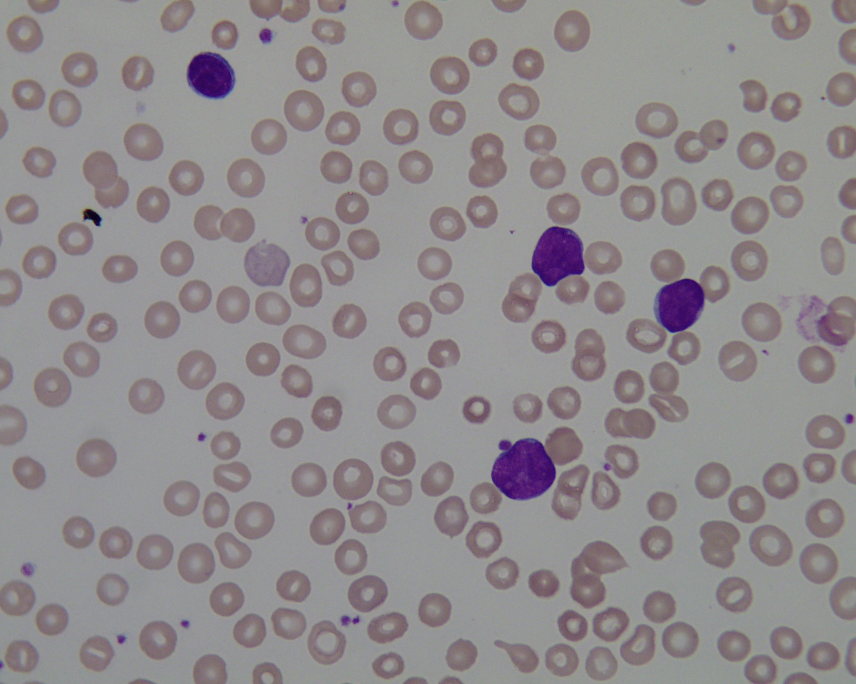
#> input picture test/Im024_1.jpg, 1712 x 1368 px (shown at 1/2 size)
$ python -i segment_wbcs.py   (imports and definitions only)
#> lines starting #> are read from the running program, lines starting #| are printed output that depends on the picture; after the words box and inside, x2 and y2 are one past the last pixel; in counts of white or black regions, pixels touching at a corner belong together
#> further down, picture is the input picture: shape (1368, 1712, 3); mean B, G, R 141.5, 139.3, 144.2
#!/usr/bin/env python3
# -*- coding: utf-8 -*-
"""
Created on Mon Jan  6 11:23:49 2020

@author: pmanescu
"""
import argparse
import os
import sys
import numpy as np
import csv
import cv2
import argparse
import imageio
from skimage.filters import threshold_otsu, threshold_mean, threshold_local, threshold_isodata
from skimage.measure import label, regionprops
from skimage.morphology import remove_small_objects, h_maxima
from scipy.ndimage.morphology import binary_fill_holes
from skimage.morphology import square
from skimage import morphology
from skimage.segmentation import clear_border
from sklearn.preprocessing import StandardScaler
from sklearn.decomposition import PCA
import time


parser = argparse.ArgumentParser(description='FastMal parasite segmentation')
# [5 lines not run here, left out]


# [13 lines left out: function crop_and_save2, not called in this run]


def crop_and_save3(complete_image, centroid, shapeid, output_dir, size=200):
    """ Crops and saves a region from an image """

    nx_0 = max(int(centroid[0] - size/2),0)
    ny_0 = max(int(centroid[1] - size/2),0)
    nx_1 = min(nx_0 + size, complete_image.shape[1])
    ny_1 = min(ny_0 + size, complete_image.shape[0])
    #roi_type = shape['type'].split(':')[-1]
    roi_file = os.path.join(output_dir, str(shapeid)+'.png')
    cropped_image = complete_image[ny_0:ny_1, nx_0: nx_1,:]
    cv2.imwrite(roi_file, cropped_image)


# [57 lines left out: functions crop_roi_mask, wbc_segmentation, not called in this run]


def wbc_segmentation_hsv(img, outputdir=None):
    hsv = cv2.cvtColor(img,cv2.COLOR_BGR2HSV)
#> hsv: shape (1368, 1712, 3); mean H, S, V 89.9, 19, 146.8
    gray=255-hsv[:,:,1]
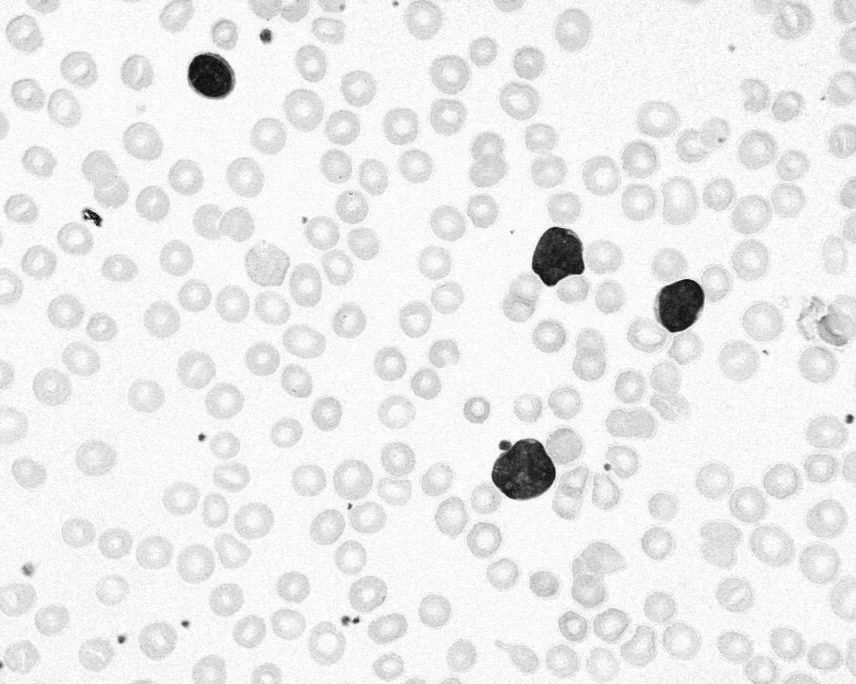
#> gray: shape (1368, 1712) (shown at 1/2 size); min 0, max 255, mean 236

    gray = cv2.GaussianBlur(gray,(5,5),0)
    ret, thresh = cv2.threshold(gray, 127, 255,cv2.THRESH_BINARY_INV)
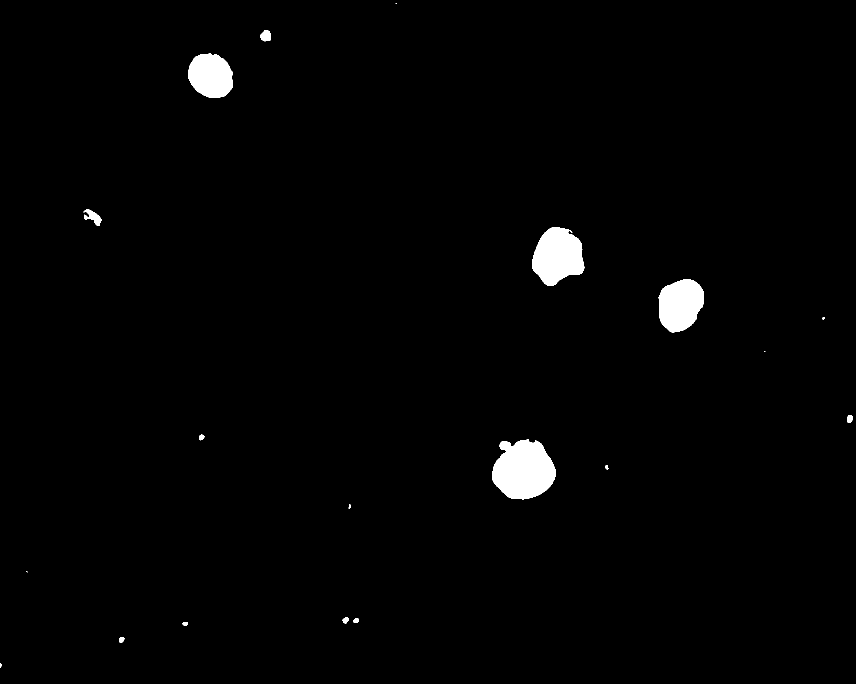
#> thresh: shape (1368, 1712) (shown at 1/2 size); 1.5% white; 19 white regions (3 under 20 px), largest, box (x1, y1, x2, y2) and area: (984, 879, 1111, 999) 11495, (1064, 454, 1169, 572) 8810, (1317, 558, 1408, 665) 7406


    thresh_clean=255*morphology.remove_small_objects(thresh.astype(bool), min_size=2500, connectivity=4).astype(np.uint8)
#> thresh_clean: shape (1368, 1712); 1.4% white; 4 white regions, box (x1, y1, x2, y2) and area: (984, 879, 1111, 999) 11495, (1064, 454, 1169, 572) 8810, (1317, 558, 1408, 665) 7406, (376, 107, 466, 196) 6238


    kernel = np.ones((5,5),np.uint8)
    opening = cv2.morphologyEx(thresh_clean,cv2.MORPH_OPEN,kernel, iterations = 2)
#> opening: shape (1368, 1712); 1.4% white; 4 white regions, box (x1, y1, x2, y2) and area: (984, 880, 1111, 998) 11456, (1065, 454, 1168, 571) 8763, (1318, 559, 1408, 664) 7389, (377, 109, 465, 195) 6183
    sure_bg = cv2.erode(opening,kernel,iterations=2)
#> sure_bg: shape (1368, 1712); 1.2% white; 4 white regions, box (x1, y1, x2, y2) and area: (988, 884, 1107, 994) 9360, (1069, 458, 1164, 567) 7067, (1322, 563, 1404, 660) 5893, (381, 113, 461, 191) 4855
    dist_transform = cv2.distanceTransform(opening,cv2.DIST_L2,5)
    h_max = h_maxima(dist_transform, 1)
#> h_max: shape (1368, 1712); values 0 (black) and 1 (white), 0% white in thin lines or dots, all inside (x1, y1, x2, y2) = (419, 149, 1359, 942)
    h_max = cv2.dilate(h_max,kernel, iterations=3)
#> h_max: shape (1368, 1712); values 0 (black) and 1 (white), 0.04% white; 5 white regions, box (x1, y1, x2, y2) and area: (413, 143, 429, 158) 228, (1110, 502, 1124, 516) 194, (1352, 601, 1365, 614) 169, (1004, 885, 1017, 898) 169, (1045, 935, 1058, 948) 169
    # [5 lines of commented-out code are left out]
    ret, sure_fg = cv2.threshold(h_max,0.3*h_max.max(),255,0)
    sure_fg = np.uint8(sure_fg)
    unknown = cv2.subtract(sure_bg,sure_fg)
#> unknown: shape (1368, 1712); 1.1% white; 4 white regions, box (x1, y1, x2, y2) and area: (988, 884, 1107, 994) 9096, (1069, 458, 1164, 567) 6873, (1322, 563, 1404, 660) 5724, (381, 113, 461, 191) 4627
    ret, markers = cv2.connectedComponents(sure_fg)
#> markers: shape (1368, 1712) int32; 6 distinct labels, from 0 to 5
#> ret = 6
    markers = markers+1
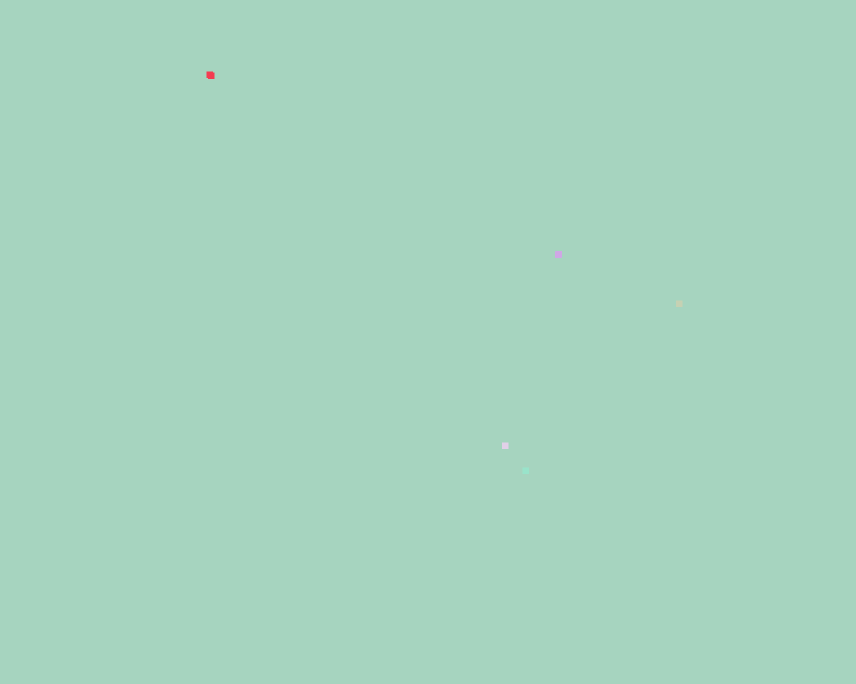
#> markers: shape (1368, 1712) int32 (shown at 1/2 size); 6 distinct labels, from 1 to 6; one colour per label, 0 black
    markers[unknown==255] = 0
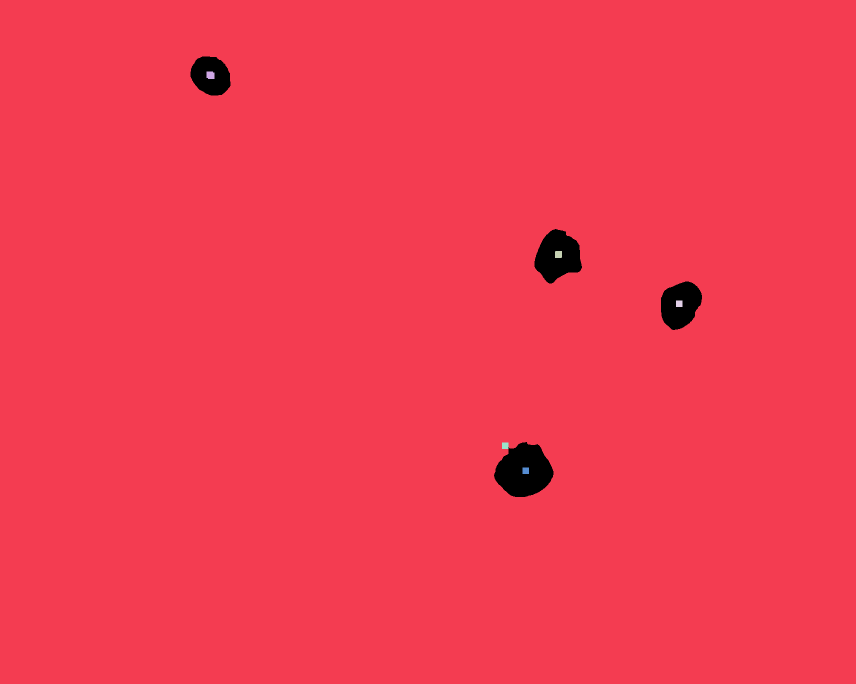
#> markers: shape (1368, 1712) int32 (shown at 1/2 size); 7 distinct labels, from 0 to 6; one colour per label, 0 black

    markers = cv2.watershed(img,markers)
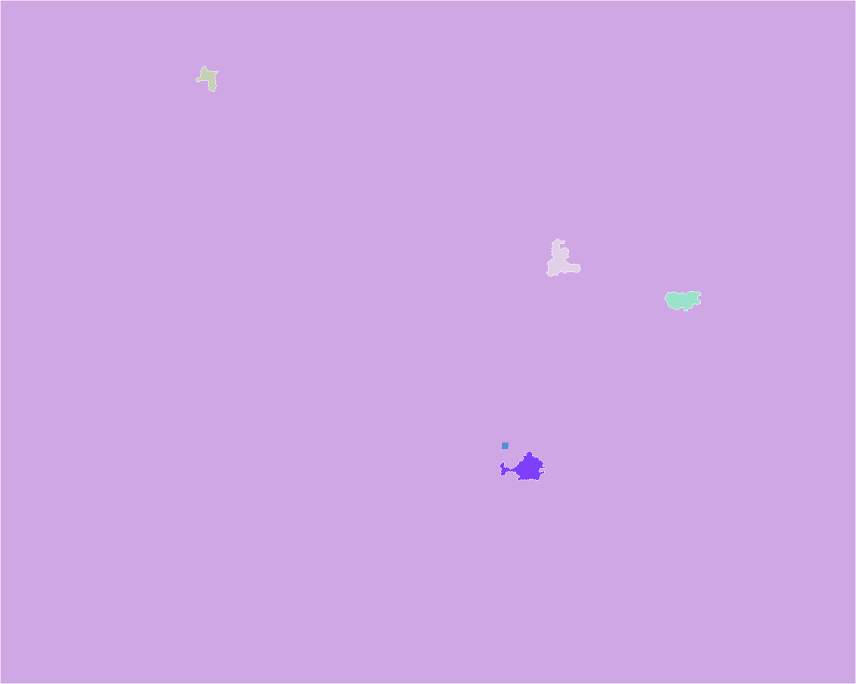
#> markers: shape (1368, 1712) int32 (shown at 1/2 size); 7 distinct labels, from -1 to 6; one colour per label, 0 black, -1 white
    bw=(markers>1).astype(int)
#> bw: shape (1368, 1712) int64; values 0 (black) and 1 (white), 0.33% white; 5 white regions, box (x1, y1, x2, y2) and area: (999, 903, 1090, 961) 2507, (1093, 478, 1161, 553) 2309, (1330, 583, 1402, 622) 1892, (392, 132, 436, 183) 918, (1004, 885, 1017, 898) 169
    # [11 lines of commented-out code are left out]
    return 255*bw.astype(np.uint8)#bw_clean

def chop_thumbnails(image, output_dir, current_shapeid=0):
    shapeid = current_shapeid


    mp_masks=wbc_segmentation_hsv(image)

    output  = cv2.connectedComponentsWithStats(mp_masks, connectivity=8)
#    num_labels = output[0]
#    labels = output[1]
#    stats = output[2]
    centroids = output[3]
#> centroids = [[854.8, 683.6], [416.3, 156], [1120.7, 521.3], [1364.7, 599.7], [1010, 891], [1052.2, 935.7]]
    #all_stats=output[2]
    ii=0
    for c in centroids:
        # [5 lines of commented-out code are left out]
        crop_and_save3(image, c, shapeid, output_dir)
        shapeid=shapeid+1
        ii=ii+1
#> this loop made 6 passes
#> (c, nx_0 in crop_and_save3, ny_0 in crop_and_save3, nx_1 in crop_and_save3, ny_1 in crop_and_save3) on passes 1 to 6: ([854.8, 683.6], 754, 583, 954, 783), ([416.3, 156], 316, 56, 516, 256), ([1120.7, 521.3], 1020, 421, 1220, 621), ([1364.7, 599.7], 1264, 499, 1464, 699), ([1010, 891], 910, 791, 1110, 991), ([1052.2, 935.7], 952, 835, 1152, 1035)
#> pass 1, in crop_and_save3, `cropped_image = complete_image[ny_0:ny_1, nx_0: nx_1,:]`:
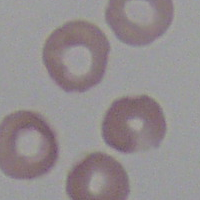
#> cropped_image: shape (200, 200, 3); mean B, G, R 143.8, 141.4, 147.7
#> pass 3, in crop_and_save3 (call 3), `cropped_image = complete_image[ny_0:ny_1, nx_0: nx_1,:]`:
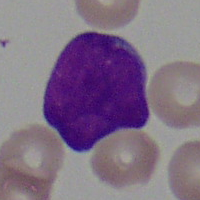
#> cropped_image: shape (200, 200, 3); mean B, G, R 133.1, 111.7, 128.9
#> after the loop, ii = 6; shapeid = 6

    return shapeid

#
#slides_to_read=opt.slide_list
#
#
#with open(slides_to_read, newline='') as csvfile:
#    data = np.array(list(csv.reader(csvfile)))
#
#fmal_list = list(data[:,0])
#print(fmal_list)


# [2 lines not run here, left out]

# [1 line that did not run here, left out]
# [2 lines not run here, left out]
# [1 line that did not run here, left out]
# [2 lines not run here, left out]


# [4 lines of commented-out code are left out]

image_files=[]
# [6 lines not run here, left out]
# [1 line that did not run here, left out]

# [42 lines not run here, left out]


#python segment_parasites.py --dataset_path /home/pmanescu/OMERO/testGit/FASt-Mal-IMS/omero/vagrant/TestOmeroScripts/trainFovSlides/ --dataset_path2 /home/pmanescu/Data/Dataset4/ --slide_list /home/pmanescu/SkyNet/VGG/mp_initialData/slides_labelsd2d4.csv --output_folder /home/pmanescu/SkyNet/VGG/mp_segmented/Train


>>> import cv2
>>> picture = cv2.imread('../test/Im024_1.jpg')
>>> result = chop_thumbnails(picture, 'out.png')
#> result = 6
